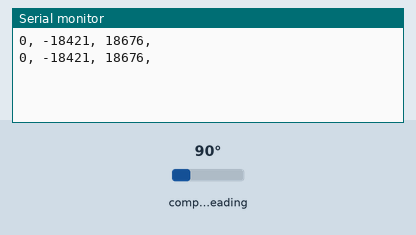
This sketch was run on a simulated Arduino Uno, built with avr-gcc and run on an emulated ATmega328P. Parts: the last lines printed to the serial monitor. Wiring (inferred from the names in the program): QMC5883L compass at I2C address 0x0D. The inputs (shaded band) are chosen by the test bench; at power-on: compass heading 90°.

Above: at 1.8 s.
1.9 s: compass heading set to 7°
At 2.8 s:
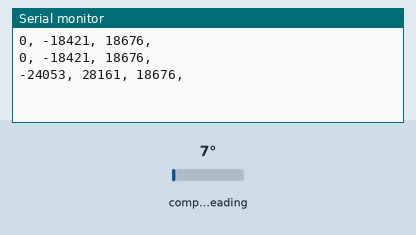
3.4 s: compass heading set to 180°
At 4.6 s:
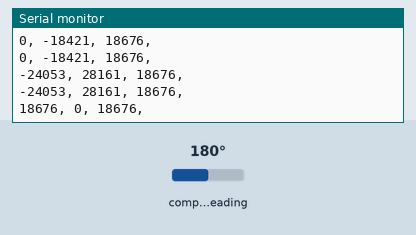
Timing chart, 0 to 6.4 s (numbered marks = the images above; inputs shaded):
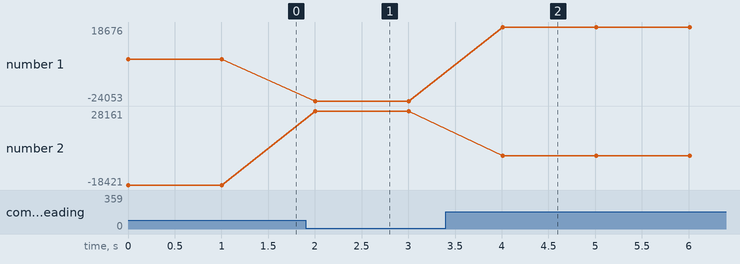

The sketch:

arduino_uno_code_for_GY271_copy_20240316231345.ino
```cpp
#include <Wire.h>

#define HMC5883L_ADDRESS 0x0D  // Correct I2C address for your module
int16_t magnetometer[3]; // Array to store magnetometer readings

void setup() {
  Serial.begin(115200);  // Initialize serial communication for printing data
  Wire.begin();        // Initialize I2C communication

  // Since the initialization settings might differ for non-HMC5883L modules,
  // make sure to adjust these settings according to your module's datasheet.
  Wire.beginTransmission(HMC5883L_ADDRESS);
  Wire.write(0x09);  // Example: Set to Continuous Measurement Mode
  // This specific configuration may not apply to your module.
  // Refer to your module's datasheet for correct configuration commands.
  Wire.write(0x1D);  // Example: Set the output data rate and measurement configuration
  Wire.endTransmission();
}

void loop() {
  // Read magnetometer data
  Wire.beginTransmission(HMC5883L_ADDRESS);
  Wire.write(0x00);  // Set register pointer to Data Output X MSB Register
  Wire.endTransmission();
  Wire.requestFrom(HMC5883L_ADDRESS, 6);  // Request 6 bytes; 2 for each axis

  if(Wire.available() == 6) {
    // Combine high and low bytes for each axis
    magnetometer[0] = (Wire.read() << 8) | Wire.read(); // X-axis
    magnetometer[1] = (Wire.read() << 8) | Wire.read(); // Y-axis
    magnetometer[2] = (Wire.read() << 8) | Wire.read(); // Z-axis
  }

  // Print magnetometer readings to serial monitor
  //Serial.print("Magnetometer (X, Y, Z): ");
  Serial.print(magnetometer[0]);
  Serial.print(", ");
  Serial.print(magnetometer[1]);
  Serial.print(", ");
  Serial.print(magnetometer[2]);
  //Serial.println(" uT");
  Serial.println(", ");

  delay(1000); // Delay between readings (adjust as needed)
}
```

Measured:
- after the input at 1.9 s, the serial monitor: prints a new line after 0.10 s (image 1)
- after the input at 3.4 s, the serial monitor: prints a new line after 0.61 s (image 2)
- plotted number 1: 0 → -24053 after the input at 1.9 s
- plotted number 2: -18421 → 28161 after the input at 1.9 s
